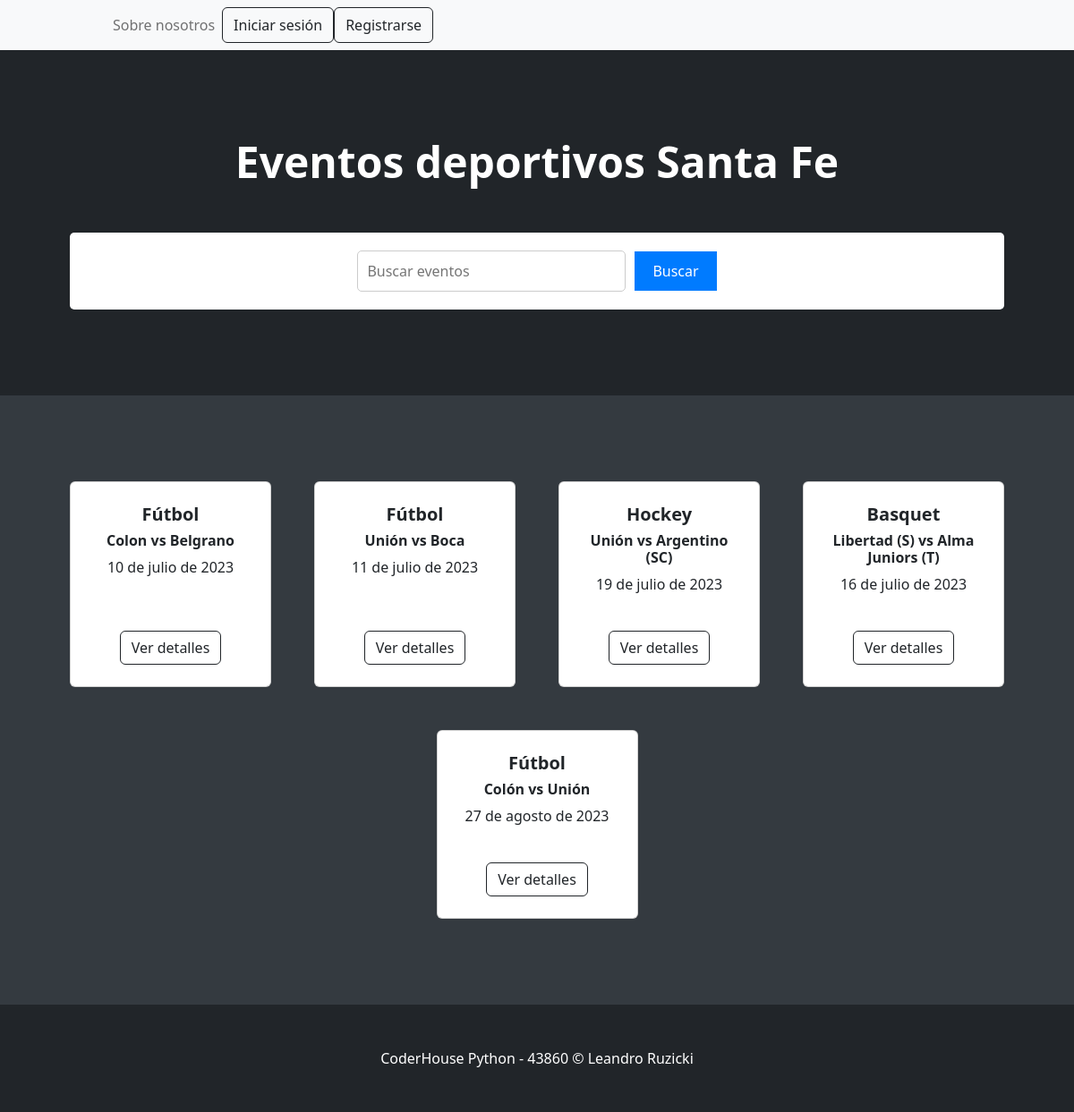
/evento/lista_eventos/, run on an earlier commit of the app's database.
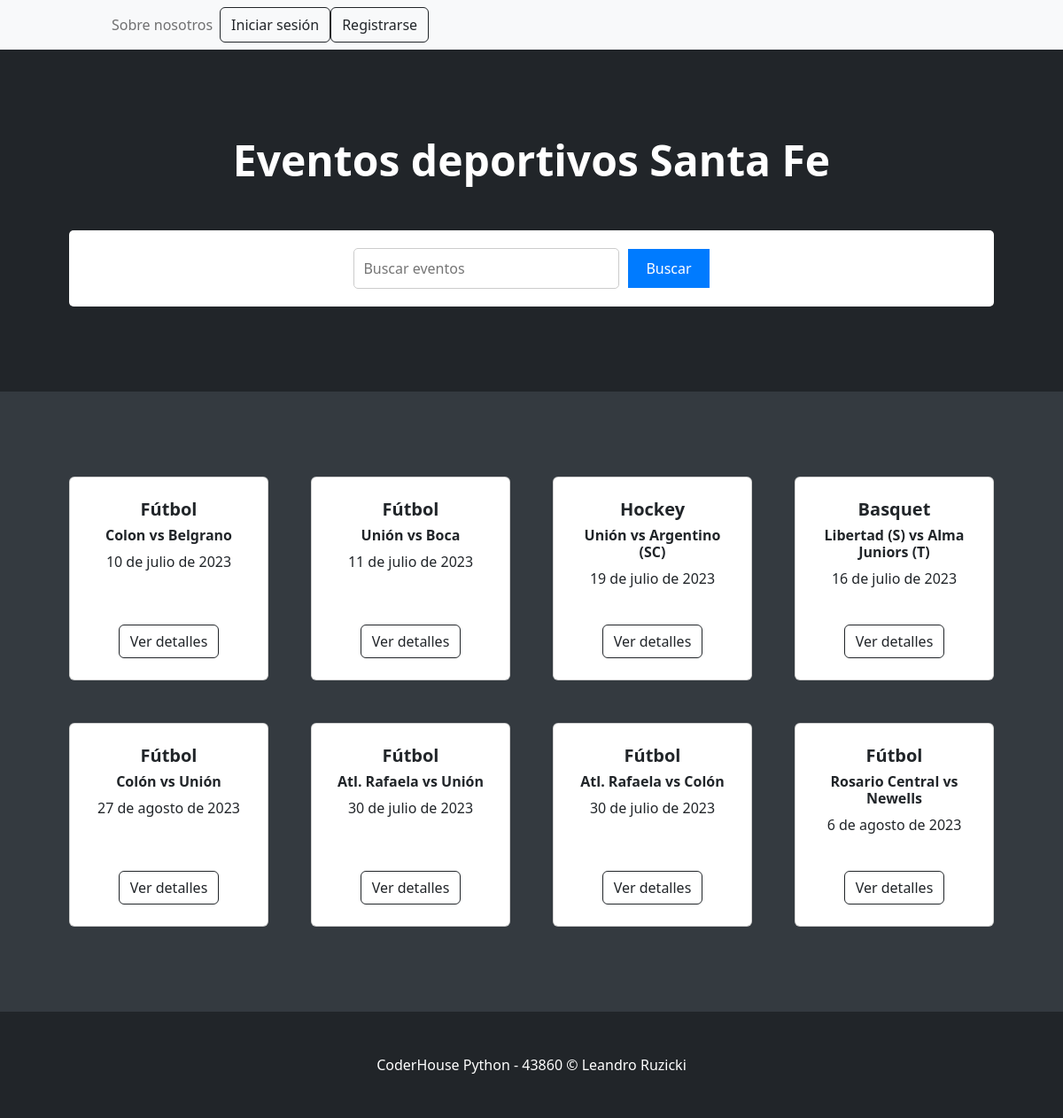
And on a later commit of the database.
### apps/evento/models.py (models this page shows, shortened)
class Evento(models.Model):
    titulo = models.CharField(max_length=100)
    descripcion = models.TextField()
    fecha = models.DateField()
    categoria = models.TextField()

### apps/evento/views.py (the view)
# urls.py: path('lista_eventos/', views.lista_eventos, name='lista_eventos'),
def lista_eventos(request):
    eventos = Evento.objects.all()
    context = {
        'eventos': eventos
    }
    return render(request, 'Home/base.html', context)

### apps/Home/templates/Home/base.html
{% extends 'Home/padre.html' %}
{% load static %}
{% block contenidoQueCambia %}
<section class="py-5">
    <div class="container px-4 px-lg-5 mt-5">
        <div class="row gx-4 gx-lg-5 row-cols-2 row-cols-md-3 row-cols-xl-4 justify-content-center">
            {% for evento in eventos %}
            <div class="col mb-5">
                <div class="card h-100">
                    <div class="card-body p-4">
                        <div class="text-center">
                            <h5 class="fw-bolder">{{ evento.categoria }}</h5>
                            <h6 class="fw-bolder">{{ evento.titulo }}</h5>
                            <p>{{ evento.fecha }}</p>
                        </div>
                    </div>
                    <div class="card-footer p-4 pt-0 border-top-0 bg-transparent">
                        <div class="text-center"><a class="btn btn-outline-dark mt-auto" href="#">Ver detalles</a></div>
                    </div>
                </div>
            </div>
            {% endfor %}
        </div>
    </div>
</section>
{% endblock %}

What changed in the data, as far as the page shows it:
added Evento: categoria "Fútbol", titulo "Atl. Rafaela vs Unión", fecha "30 de julio de 2023"
added Evento: categoria "Fútbol", titulo "Atl. Rafaela vs Colón", fecha "30 de julio de 2023"
added Evento: categoria "Fútbol", titulo "Rosario Central vs Newells", fecha "6 de agosto de 2023"
